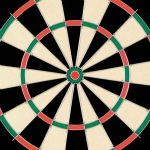
//> input picture dart.jpg, 150 x 150 px
$ ./dart dart.jpg   (built with g++ and OpenCV 4)
//> lines starting //> are read from the running program, lines starting //| are printed output that depends on the picture
//> further down, frame is the input picture: 150 rows x 150 cols, CV_8UC3; mean B, G, R 95.9, 110.7, 118.8
### common.h
#include <stdio.h>
#include "opencv2/objdetect/objdetect.hpp"
#include "opencv2/opencv.hpp"
#include "opencv2/core/core.hpp"
#include "opencv2/highgui/highgui.hpp"
#include "opencv2/imgproc/imgproc.hpp"
#include "opencv2/features2d/features2d.hpp"
#include "opencv2/calib3d/calib3d.hpp"
#include "opencv2/nonfree/nonfree.hpp"
#include "opencv2/nonfree/features2d.hpp"
#include <iostream>
#include <fstream>


using namespace std;
using namespace cv;

class BoundBox
{
public:
	int x;   // Length of a box
	int y;  // Breadth of a box
	int width;   // Width of a box
	int height;  // Height of a box

};

/*dart.cpp*/
void detectAndDisplay(Mat & frame, String outputFileName,
	string groundTruthStr[], int groundSize, Mat centers);
vector<string> split(const string &s, const string &seperator);
float bbOverlap(const BoundBox& box1, const BoundBox& box2);
Mat doCircleDetect(string imagePath);


//const String cascade_name = "D:\\course_folder\\image\\frontalface.xml";
//const String cascade_name = "/Users/Theabo/Documents/code/ImageProcessing/Final submission/cascade.xml";
const String cascade_name = "cascade.xml";

const  float ground_truth_threshold = 0.5;
const  int center_point_count_threshold = 80;
const int inter_point_threshold = 4;

/*houghCircle.cpp*/
void doSobel(Mat &source, Mat &i_x, Mat &i_y, Mat &i_magnitude, Mat &i_direction,
	Mat &i_magnitude_t, int threshold);
int calXGradient(Mat image, int x, int y);
int calYGradient(Mat image, int x, int y);
int normalizeGrandient(int gradient);
int normalizeAngle(float atan_value);
float denormalizeAngle(uchar angle_value);
int calTresholdVal(int originalValue, int threshold);
void doHough(Mat &circle_image, Mat &i_mag_treshold, Mat &i_direction, Mat &i_hough_2d,
	int min_radius, int max_radius, float min_dist, int acc_threshold);
void drawCircle(Mat &image, int x, int y, int r);
void hough2DdetectCenter(Mat &center, Mat &i_hough2d);

const int center_threshold = 50;

/*surf.cpp*/
bool doSurfDetect(Mat img_scene, Rect dartRect);

/*line*/
bool doHoughLine(Mat frame_gray, Rect dartRect);

### houghCircle.cpp
#include "common.h"

Mat doCircleDetect(string imagePath) {
	Mat image = imread(imagePath, CV_LOAD_IMAGE_GRAYSCALE);
	/*namedWindow("Original_Image", CV_WINDOW_AUTOSIZE);
	imshow("Original_Image", image);*/
	Mat i_x = Mat(image.rows, image.cols, CV_8UC1, Scalar::all(0));
	Mat i_y = Mat(image.rows, image.cols, CV_8UC1, Scalar::all(0));
	Mat i_magnitude = Mat(image.rows, image.cols, CV_8UC1, Scalar::all(0));
	Mat i_direction = Mat(image.rows, image.cols, CV_8UC1, Scalar::all(0));
	Mat i_magnitude_t = Mat(image.rows, image.cols, CV_8UC1, Scalar::all(0));
	Mat i_hough_2d = Mat(image.rows, image.cols, CV_8UC1, Scalar::all(0));
	Mat center = Mat(image.rows, image.cols, CV_32SC1, Scalar::all(0));
	Mat circle_image = image.clone();
	int min_radius = 1;
	// int max_radius = (sqrt(pow(image.rows, 2) + pow(image.cols, 2))) / 2;
	int max_radius = 120; // manual setting, theoretically we should use the above formula

	doSobel(image, i_x, i_y, i_magnitude, i_direction, i_magnitude_t, 20);
	doHough(circle_image, i_magnitude_t, i_direction, i_hough_2d, min_radius, max_radius, 0.0, 8);
	hough2DdetectCenter(center, i_hough_2d);

	imwrite("i_magnitude.jpg", i_magnitude);

	imwrite("i_hough_2d.jpg", i_hough_2d);

	imwrite("center.jpg", center);


	return center;
}


void doSobel(Mat &source, Mat &i_x, Mat &i_y, Mat &i_magnitude,
	Mat &i_direction, Mat &i_magnitude_t, int threshold) {
//> called with threshold = 20
	// define some local variables
	int gx, gy, sum;

	// blur image
	Mat blurredSource;
	GaussianBlur(source, blurredSource, Size(7, 7), 0, 0);

	// set the borders
	Mat padSource;
	copyMakeBorder(blurredSource, padSource, 1, 1, 1, 1, BORDER_REPLICATE);
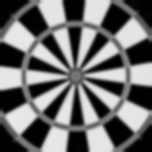
//> padSource: 152 rows x 152 cols, CV_8UC1; min 0, max 233, mean 110.4

	for (int x = 1; x < source.rows - 1; x++) {
		for (int y = 1; y < source.cols - 1; y++) {
			gx = calXGradient(source, x, y);
			gy = calYGradient(source, x, y);

			int normal_gx = normalizeGrandient(gx);
			int normal_gy = normalizeGrandient(gy);

			sum = sqrt(pow(normal_gx - 128, 2) + pow(normal_gy - 128, 2));

			i_x.at<uchar>(x, y) = normal_gx;
			i_y.at<uchar>(x, y) = normal_gy;
			i_magnitude.at<uchar>(x, y) = sum;
			i_magnitude_t.at<uchar>(x, y) = calTresholdVal(sum, threshold);

			if (gx != 0) {
				i_direction.at<uchar>(x, y) = normalizeAngle(atan(gy / gx));
				//std::cout << normalizeAngle(atan(gy / gx))<< std::endl;

			}
			else {
				//std::cout << gx << "  " << gy << std::endl;
				i_direction.at<uchar>(x, y) = normalizeAngle(CV_PI / 2);
			}

		}
	}
//> this loop made 148 passes
//> (gx, gy, sum) on passes 1 to 12: (0, 0, 1), (1, 1, 1), (3, 1, 1), (4, 2, 1), (4, 2, 1), (4, 0, 1), (3, -3, 1), (2, -2, 1), (2, 0, 1), (1, -1, 1), (2, -8, 2), (8, -22, 4)
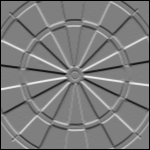
//> i_y: 150 rows x 150 cols, CV_8UC1; min 0, max 239, mean 123.7
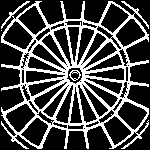
//> i_magnitude_t: 150 rows x 150 cols, CV_8UC1; 28.4% white in thin lines or dots
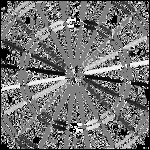
//> i_direction: 150 rows x 150 cols, CV_8UC1; min 0, max 255, mean 115.7
//> after the loop, gx = 2; gy = 4; sum = 1

}

// normalization functions
int normalizeGrandient(int gradient) {
	return (gradient + 4 * 255) / 8;
}

int normalizeAngle(float atan_value) {
	return (atan_value * 256) / CV_PI + 128;
}

float denormalizeAngle(uchar angle_value) {
	return (angle_value - 128) * CV_PI / 256;
}

int calXGradient(Mat image, int x, int y) {
	return image.at<uchar>(x - 1, y - 1) +
		2 * image.at<uchar>(x, y - 1) +
		image.at<uchar>(x + 1, y - 1) -
		image.at<uchar>(x - 1, y + 1) -
		2 * image.at<uchar>(x, y + 1) -
		image.at<uchar>(x + 1, y + 1);
}

int calYGradient(Mat image, int x, int y) {
	return image.at<uchar>(x - 1, y - 1) +
		2 * image.at<uchar>(x - 1, y) +
		image.at<uchar>(x - 1, y + 1) -
		image.at<uchar>(x + 1, y - 1) -
		2 * image.at<uchar>(x + 1, y) -
		image.at<uchar>(x + 1, y + 1);
}

int calTresholdVal(int originalValue, int threshold) {
	if (originalValue >= threshold)
	{
		return 255;
	}
	else
	{
		return 0;
	}

}

void doHough(Mat &circle_image, Mat &i_mag_treshold, Mat &i_direction, Mat &i_hough_2d,
	int min_radius, int max_radius, float min_dist, int acc_threshold) {
//> called with min_radius = 1, max_radius = 120, min_dist = 0, acc_threshold = 8

	int sizes3D[] = { i_mag_treshold.rows, i_mag_treshold.cols, max_radius };
//> sizes3D = [150, 150, 120]
	Mat hough_space = Mat(3, sizes3D, CV_32SC1, cv::Scalar(0));//x0,y0,r
	Mat val2D = Mat(i_hough_2d.rows, i_hough_2d.cols, CV_32SC1, Scalar::all(0));


	double max_hough = 0.0;

	for (int x = 0; x < i_mag_treshold.rows; x++) {
		for (int y = 0; y < i_mag_treshold.cols; y++) {
			if (i_mag_treshold.at<uchar>(x, y) == (uchar)255) {
				float theta = denormalizeAngle(i_direction.at<uchar>(x, y));
				for (int r = min_radius; r <= max_radius; r++) {
					int x0_1 = x + r * sin(theta);
					int y0_1 = y + r * cos(theta);
					int x0_2 = x - r * sin(theta);
					int y0_2 = y - r * cos(theta);

					if (x0_1 < i_mag_treshold.rows && x0_1 >= 0 &&
						y0_1 < i_mag_treshold.cols && y0_1 >= 0) {
						//hough_space.at<int>(x0_1, y0_1, r)++;
						val2D.at<float>(x0_1, y0_1)++;
						if (val2D.at<float>(x0_1, y0_1) > max_hough) {
							max_hough = val2D.at<float>(x0_1, y0_1);
						}
					}


					if (x0_2 < i_mag_treshold.rows && x0_2 >= 0 &&
						y0_2 < i_mag_treshold.cols && y0_2 >= 0) {
						//hough_space.at<float>(x0_2, y0_2, r)++;
						val2D.at<float>(x0_2, y0_2)++;
						if (val2D.at<float>(x0_2, y0_2) > max_hough) {
							max_hough = val2D.at<float>(x0_2, y0_2);
						}

					}

				}
			}

		}
	}
//> this loop made 150 passes
//> max_hough on passes 1 to 12: 0, 11, 11, 14, 18, 18, 18, 20, 20, 23, 23, 23
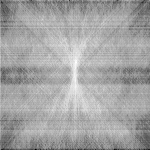
//> val2D: 150 rows x 150 cols, CV_32SC1; min 1.09e+09, max 1.12e+09, mean 1.11e+09; drawn with min black and max white
//> after the loop, max_hough = 109

	for (int x = 0; x < i_hough_2d.rows; x++) {
		for (int y = 0; y < i_hough_2d.cols; y++) {
			i_hough_2d.at<uchar>(x, y) = (uchar)((val2D.at<float>(x, y) / max_hough) * 255);

		}
	}
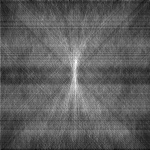
//> i_hough_2d: 150 rows x 150 cols, CV_8UC1; min 14, max 255, mean 93.5

	for (int x = 0; x < i_mag_treshold.rows; x++) {
		for (int y = 0; y < i_mag_treshold.cols; y++) {
			for (int r = 0; r < max_radius; r++) {
				int houghVal = hough_space.at<float>(x, y, r);

				if (houghVal > acc_threshold) {
					// highlight points by threshold
					//std::cout << x << " " << y << " " << r << std::endl;

					//drawCircle(circle_image, x, y, r);
					Point center(x, y);
					int radius = r;
					// draw the circle center
					circle(circle_image, center, 3, Scalar(0, 255, 0), -1, 8, 0);
					// draw the circle outline
					circle(circle_image, center, radius, Scalar(0, 0, 255), 3, 8, 0);
				}
			}
		}
	}

}

void hough2DdetectCenter(Mat &center, Mat &i_hough2d) {
	for (int x = 0; x < i_hough2d.rows; x++) {
		for (int y = 0; y < i_hough2d.cols; y++) {
			if (i_hough2d.at<uchar>(x, y) > center_threshold) {

				center.at<float>(x, y)++;
				//std::cout << "centers---" << x << " " << y << " "<< center.at<float>(x, y) << std::endl;
			}

		}
	}
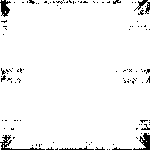
//> center: 150 rows x 150 cols, CV_32SC1; values 0 (black) and 1.07e+09 (white), 96% white; black in thin lines or dots
}

// [13 lines left out: function drawCircle, not called in this run]

### dart.cpp
#include "common.h"
CascadeClassifier cascade;

/** @function main */

int main(int argc, char** argv)
{
		// 1. Read Input Image
		//String inputFilePath = argv[1];
        char* inputFilePath=argv[1];
		//String inputFileName = "dart" + str + ".jpg";
		String groundTruthFileName = argv[1];
		String outputFileName = "detected.jpg";

		//String inputFilePath = "/Users/Theabo/Documents/code/ImageProcessing/Final submission/originalimages/" + inputFileName;
		String groundTruthPath = "/groundtruth/" + groundTruthFileName;
		Mat frame = imread(inputFilePath, CV_LOAD_IMAGE_COLOR);
		Mat img_scene = imread(inputFilePath, CV_LOAD_IMAGE_GRAYSCALE);
		Mat centers = doCircleDetect(inputFilePath);

		// 2. Load the Strong Classifier in a structure called `Cascade'
//> (the run ends here: a file the program needs is not available, at `if (!cascade.load(cascade_name)) { printf("--(!)Error loading\n"); ret..`)
